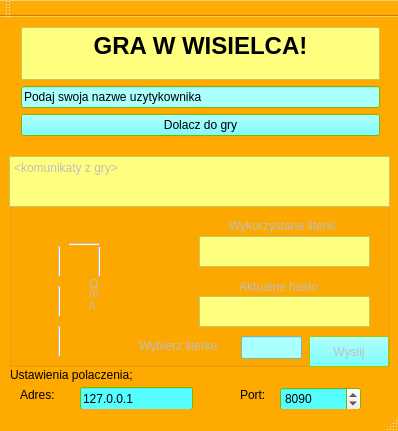
<?xml version="1.0" encoding="UTF-8"?>
<ui version="4.0">
 <class>MainWindow</class>
 <widget class="QMainWindow" name="MainWindow">
  <property name="geometry">
   <rect>
    <x>0</x>
    <y>0</y>
    <width>398</width>
    <height>431</height>
   </rect>
  </property>
  <property name="palette">
   <palette>
    <active>
     <colorrole role="Base">
      <brush brushstyle="SolidPattern">
       <color alpha="255">
        <red>255</red>
        <green>255</green>
        <blue>255</blue>
       </color>
      </brush>
     </colorrole>
     <colorrole role="Window">
      <brush brushstyle="SolidPattern">
       <color alpha="255">
        <red>255</red>
        <green>170</green>
        <blue>0</blue>
       </color>
      </brush>
     </colorrole>
    </active>
    <inactive>
     <colorrole role="Base">
      <brush brushstyle="SolidPattern">
       <color alpha="255">
        <red>255</red>
        <green>255</green>
        <blue>255</blue>
       </color>
      </brush>
     </colorrole>
     <colorrole role="Window">
      <brush brushstyle="SolidPattern">
       <color alpha="255">
        <red>255</red>
        <green>170</green>
        <blue>0</blue>
       </color>
      </brush>
     </colorrole>
    </inactive>
    <disabled>
     <colorrole role="Base">
      <brush brushstyle="SolidPattern">
       <color alpha="255">
        <red>255</red>
        <green>170</green>
        <blue>0</blue>
       </color>
      </brush>
     </colorrole>
     <colorrole role="Window">
      <brush brushstyle="SolidPattern">
       <color alpha="255">
        <red>255</red>
        <green>170</green>
        <blue>0</blue>
       </color>
      </brush>
     </colorrole>
    </disabled>
   </palette>
  </property>
  <property name="windowTitle">
   <string>MainWindow</string>
  </property>
  <widget class="QWidget" name="centralWidget">
   <property name="palette">
    <palette>
     <active>
      <colorrole role="Base">
       <brush brushstyle="SolidPattern">
        <color alpha="255">
         <red>255</red>
         <green>255</green>
         <blue>255</blue>
        </color>
       </brush>
      </colorrole>
      <colorrole role="Window">
       <brush brushstyle="SolidPattern">
        <color alpha="255">
         <red>170</red>
         <green>255</green>
         <blue>0</blue>
        </color>
       </brush>
      </colorrole>
     </active>
     <inactive>
      <colorrole role="Base">
       <brush brushstyle="SolidPattern">
        <color alpha="255">
         <red>255</red>
         <green>255</green>
         <blue>255</blue>
        </color>
       </brush>
      </colorrole>
      <colorrole role="Window">
       <brush brushstyle="SolidPattern">
        <color alpha="255">
         <red>170</red>
         <green>255</green>
         <blue>0</blue>
        </color>
       </brush>
      </colorrole>
     </inactive>
     <disabled>
      <colorrole role="Base">
       <brush brushstyle="SolidPattern">
        <color alpha="255">
         <red>170</red>
         <green>255</green>
         <blue>0</blue>
        </color>
       </brush>
      </colorrole>
      <colorrole role="Window">
       <brush brushstyle="SolidPattern">
        <color alpha="255">
         <red>170</red>
         <green>255</green>
         <blue>0</blue>
        </color>
       </brush>
      </colorrole>
     </disabled>
    </palette>
   </property>
   <widget class="QWidget" name="gridLayoutWidget_2">
    <property name="geometry">
     <rect>
      <x>10</x>
      <y>-1</y>
      <width>381</width>
      <height>131</height>
     </rect>
    </property>
    <layout class="QGridLayout" name="gridLayout_2">
     <item row="1" column="0">
      <widget class="QLineEdit" name="lineEdit">
       <property name="palette">
        <palette>
         <active>
          <colorrole role="WindowText">
           <brush brushstyle="SolidPattern">
            <color alpha="255">
             <red>0</red>
             <green>0</green>
             <blue>255</blue>
            </color>
           </brush>
          </colorrole>
          <colorrole role="Base">
           <brush brushstyle="SolidPattern">
            <color alpha="255">
             <red>170</red>
             <green>255</green>
             <blue>255</blue>
            </color>
           </brush>
          </colorrole>
         </active>
         <inactive>
          <colorrole role="WindowText">
           <brush brushstyle="SolidPattern">
            <color alpha="255">
             <red>0</red>
             <green>0</green>
             <blue>255</blue>
            </color>
           </brush>
          </colorrole>
          <colorrole role="Base">
           <brush brushstyle="SolidPattern">
            <color alpha="255">
             <red>170</red>
             <green>255</green>
             <blue>255</blue>
            </color>
           </brush>
          </colorrole>
         </inactive>
         <disabled>
          <colorrole role="WindowText">
           <brush brushstyle="SolidPattern">
            <color alpha="255">
             <red>190</red>
             <green>190</green>
             <blue>190</blue>
            </color>
           </brush>
          </colorrole>
          <colorrole role="Base">
           <brush brushstyle="SolidPattern">
            <color alpha="255">
             <red>170</red>
             <green>255</green>
             <blue>0</blue>
            </color>
           </brush>
          </colorrole>
         </disabled>
        </palette>
       </property>
       <property name="text">
        <string>Podaj swoja nazwe uzytykownika</string>
       </property>
      </widget>
     </item>
     <item row="2" column="0">
      <widget class="QPushButton" name="dolaczButton">
       <property name="palette">
        <palette>
         <active>
          <colorrole role="Button">
           <brush brushstyle="SolidPattern">
            <color alpha="255">
             <red>85</red>
             <green>255</green>
             <blue>255</blue>
            </color>
           </brush>
          </colorrole>
         </active>
         <inactive>
          <colorrole role="Button">
           <brush brushstyle="SolidPattern">
            <color alpha="255">
             <red>85</red>
             <green>255</green>
             <blue>255</blue>
            </color>
           </brush>
          </colorrole>
         </inactive>
         <disabled>
          <colorrole role="Button">
           <brush brushstyle="SolidPattern">
            <color alpha="255">
             <red>85</red>
             <green>255</green>
             <blue>255</blue>
            </color>
           </brush>
          </colorrole>
         </disabled>
        </palette>
       </property>
       <property name="text">
        <string>Dolacz do gry</string>
       </property>
      </widget>
     </item>
     <item row="0" column="0">
      <widget class="QTextBrowser" name="textBrowser">
       <property name="palette">
        <palette>
         <active>
          <colorrole role="Base">
           <brush brushstyle="SolidPattern">
            <color alpha="255">
             <red>255</red>
             <green>255</green>
             <blue>127</blue>
            </color>
           </brush>
          </colorrole>
          <colorrole role="Window">
           <brush brushstyle="SolidPattern">
            <color alpha="255">
             <red>255</red>
             <green>255</green>
             <blue>127</blue>
            </color>
           </brush>
          </colorrole>
         </active>
         <inactive>
          <colorrole role="Base">
           <brush brushstyle="SolidPattern">
            <color alpha="255">
             <red>255</red>
             <green>255</green>
             <blue>127</blue>
            </color>
           </brush>
          </colorrole>
          <colorrole role="Window">
           <brush brushstyle="SolidPattern">
            <color alpha="255">
             <red>255</red>
             <green>255</green>
             <blue>127</blue>
            </color>
           </brush>
          </colorrole>
         </inactive>
         <disabled>
          <colorrole role="Base">
           <brush brushstyle="SolidPattern">
            <color alpha="255">
             <red>255</red>
             <green>255</green>
             <blue>127</blue>
            </color>
           </brush>
          </colorrole>
          <colorrole role="Window">
           <brush brushstyle="SolidPattern">
            <color alpha="255">
             <red>255</red>
             <green>255</green>
             <blue>127</blue>
            </color>
           </brush>
          </colorrole>
         </disabled>
        </palette>
       </property>
       <property name="html">
        <string>&lt;!DOCTYPE HTML PUBLIC &quot;-//W3C//DTD HTML 4.0//EN&quot; &quot;http://www.w3.org/TR/REC-html40/strict.dtd&quot;&gt;
&lt;html&gt;&lt;head&gt;&lt;meta name=&quot;qrichtext&quot; content=&quot;1&quot; /&gt;&lt;style type=&quot;text/css&quot;&gt;
p, li { white-space: pre-wrap; }
&lt;/style&gt;&lt;/head&gt;&lt;body style=&quot; font-family:'Sans Serif'; font-size:9pt; font-weight:400; font-style:normal;&quot;&gt;
&lt;p align=&quot;center&quot; style=&quot; margin-top:0px; margin-bottom:0px; margin-left:0px; margin-right:0px; -qt-block-indent:0; text-indent:0px;&quot;&gt;&lt;span style=&quot; font-size:18pt; font-weight:600; color:#000000;&quot;&gt;GRA W WISIELCA!&lt;/span&gt;&lt;/p&gt;&lt;/body&gt;&lt;/html&gt;</string>
       </property>
      </widget>
     </item>
    </layout>
   </widget>
   <widget class="QGroupBox" name="groupBox">
    <property name="enabled">
     <bool>false</bool>
    </property>
    <property name="geometry">
     <rect>
      <x>9</x>
      <y>139</y>
      <width>381</width>
      <height>211</height>
     </rect>
    </property>
    <property name="title">
     <string>GroupBox</string>
    </property>
    <widget class="QTextBrowser" name="textBrowser_2">
     <property name="geometry">
      <rect>
       <x>0</x>
       <y>0</y>
       <width>381</width>
       <height>51</height>
      </rect>
     </property>
     <property name="palette">
      <palette>
       <active>
        <colorrole role="Base">
         <brush brushstyle="SolidPattern">
          <color alpha="255">
           <red>255</red>
           <green>255</green>
           <blue>255</blue>
          </color>
         </brush>
        </colorrole>
        <colorrole role="Window">
         <brush brushstyle="SolidPattern">
          <color alpha="255">
           <red>255</red>
           <green>255</green>
           <blue>127</blue>
          </color>
         </brush>
        </colorrole>
       </active>
       <inactive>
        <colorrole role="Base">
         <brush brushstyle="SolidPattern">
          <color alpha="255">
           <red>255</red>
           <green>255</green>
           <blue>255</blue>
          </color>
         </brush>
        </colorrole>
        <colorrole role="Window">
         <brush brushstyle="SolidPattern">
          <color alpha="255">
           <red>255</red>
           <green>255</green>
           <blue>127</blue>
          </color>
         </brush>
        </colorrole>
       </inactive>
       <disabled>
        <colorrole role="Base">
         <brush brushstyle="SolidPattern">
          <color alpha="255">
           <red>255</red>
           <green>255</green>
           <blue>127</blue>
          </color>
         </brush>
        </colorrole>
        <colorrole role="Window">
         <brush brushstyle="SolidPattern">
          <color alpha="255">
           <red>255</red>
           <green>255</green>
           <blue>127</blue>
          </color>
         </brush>
        </colorrole>
       </disabled>
      </palette>
     </property>
     <property name="html">
      <string>&lt;!DOCTYPE HTML PUBLIC &quot;-//W3C//DTD HTML 4.0//EN&quot; &quot;http://www.w3.org/TR/REC-html40/strict.dtd&quot;&gt;
&lt;html&gt;&lt;head&gt;&lt;meta name=&quot;qrichtext&quot; content=&quot;1&quot; /&gt;&lt;style type=&quot;text/css&quot;&gt;
p, li { white-space: pre-wrap; }
&lt;/style&gt;&lt;/head&gt;&lt;body style=&quot; font-family:'Sans Serif'; font-size:9pt; font-weight:400; font-style:normal;&quot;&gt;
&lt;p style=&quot; margin-top:0px; margin-bottom:0px; margin-left:0px; margin-right:0px; -qt-block-indent:0; text-indent:0px;&quot;&gt;&amp;lt;komunikaty z gry&amp;gt;&lt;/p&gt;&lt;/body&gt;&lt;/html&gt;</string>
     </property>
    </widget>
    <widget class="QPushButton" name="pushButton_2">
     <property name="geometry">
      <rect>
       <x>300</x>
       <y>180</y>
       <width>80</width>
       <height>31</height>
      </rect>
     </property>
     <property name="palette">
      <palette>
       <active>
        <colorrole role="Button">
         <brush brushstyle="SolidPattern">
          <color alpha="255">
           <red>85</red>
           <green>255</green>
           <blue>255</blue>
          </color>
         </brush>
        </colorrole>
       </active>
       <inactive>
        <colorrole role="Button">
         <brush brushstyle="SolidPattern">
          <color alpha="255">
           <red>85</red>
           <green>255</green>
           <blue>255</blue>
          </color>
         </brush>
        </colorrole>
       </inactive>
       <disabled>
        <colorrole role="Button">
         <brush brushstyle="SolidPattern">
          <color alpha="255">
           <red>85</red>
           <green>255</green>
           <blue>255</blue>
          </color>
         </brush>
        </colorrole>
       </disabled>
      </palette>
     </property>
     <property name="text">
      <string>Wyslij</string>
     </property>
    </widget>
    <widget class="Line" name="z1">
     <property name="geometry">
      <rect>
       <x>40</x>
       <y>170</y>
       <width>20</width>
       <height>31</height>
      </rect>
     </property>
     <property name="orientation">
      <enum>Qt::Vertical</enum>
     </property>
    </widget>
    <widget class="Line" name="z2">
     <property name="geometry">
      <rect>
       <x>40</x>
       <y>130</y>
       <width>20</width>
       <height>31</height>
      </rect>
     </property>
     <property name="orientation">
      <enum>Qt::Vertical</enum>
     </property>
    </widget>
    <widget class="Line" name="z3">
     <property name="geometry">
      <rect>
       <x>40</x>
       <y>90</y>
       <width>20</width>
       <height>31</height>
      </rect>
     </property>
     <property name="orientation">
      <enum>Qt::Vertical</enum>
     </property>
    </widget>
    <widget class="Line" name="z4">
     <property name="geometry">
      <rect>
       <x>60</x>
       <y>80</y>
       <width>31</width>
       <height>16</height>
      </rect>
     </property>
     <property name="orientation">
      <enum>Qt::Horizontal</enum>
     </property>
    </widget>
    <widget class="Line" name="z5">
     <property name="geometry">
      <rect>
       <x>80</x>
       <y>90</y>
       <width>20</width>
       <height>31</height>
      </rect>
     </property>
     <property name="orientation">
      <enum>Qt::Vertical</enum>
     </property>
    </widget>
    <widget class="QLabel" name="z6">
     <property name="geometry">
      <rect>
       <x>80</x>
       <y>120</y>
       <width>20</width>
       <height>16</height>
      </rect>
     </property>
     <property name="text">
      <string>O</string>
     </property>
    </widget>
    <widget class="QLabel" name="z7">
     <property name="geometry">
      <rect>
       <x>80</x>
       <y>130</y>
       <width>59</width>
       <height>16</height>
      </rect>
     </property>
     <property name="text">
      <string>/I\</string>
     </property>
    </widget>
    <widget class="QLabel" name="z8">
     <property name="geometry">
      <rect>
       <x>80</x>
       <y>140</y>
       <width>16</width>
       <height>20</height>
      </rect>
     </property>
     <property name="text">
      <string>/\</string>
     </property>
    </widget>
    <widget class="QTextBrowser" name="textBrowser_3">
     <property name="geometry">
      <rect>
       <x>190</x>
       <y>140</y>
       <width>171</width>
       <height>31</height>
      </rect>
     </property>
     <property name="palette">
      <palette>
       <active>
        <colorrole role="Base">
         <brush brushstyle="SolidPattern">
          <color alpha="255">
           <red>255</red>
           <green>255</green>
           <blue>127</blue>
          </color>
         </brush>
        </colorrole>
        <colorrole role="Window">
         <brush brushstyle="SolidPattern">
          <color alpha="255">
           <red>255</red>
           <green>255</green>
           <blue>127</blue>
          </color>
         </brush>
        </colorrole>
       </active>
       <inactive>
        <colorrole role="Base">
         <brush brushstyle="SolidPattern">
          <color alpha="255">
           <red>255</red>
           <green>255</green>
           <blue>127</blue>
          </color>
         </brush>
        </colorrole>
        <colorrole role="Window">
         <brush brushstyle="SolidPattern">
          <color alpha="255">
           <red>255</red>
           <green>255</green>
           <blue>127</blue>
          </color>
         </brush>
        </colorrole>
       </inactive>
       <disabled>
        <colorrole role="Base">
         <brush brushstyle="SolidPattern">
          <color alpha="255">
           <red>255</red>
           <green>255</green>
           <blue>127</blue>
          </color>
         </brush>
        </colorrole>
        <colorrole role="Window">
         <brush brushstyle="SolidPattern">
          <color alpha="255">
           <red>255</red>
           <green>255</green>
           <blue>127</blue>
          </color>
         </brush>
        </colorrole>
       </disabled>
      </palette>
     </property>
    </widget>
    <widget class="QLineEdit" name="lineEdit_2">
     <property name="geometry">
      <rect>
       <x>232</x>
       <y>180</y>
       <width>61</width>
       <height>23</height>
      </rect>
     </property>
     <property name="palette">
      <palette>
       <active>
        <colorrole role="Base">
         <brush brushstyle="SolidPattern">
          <color alpha="255">
           <red>255</red>
           <green>255</green>
           <blue>255</blue>
          </color>
         </brush>
        </colorrole>
        <colorrole role="Window">
         <brush brushstyle="SolidPattern">
          <color alpha="255">
           <red>170</red>
           <green>255</green>
           <blue>255</blue>
          </color>
         </brush>
        </colorrole>
       </active>
       <inactive>
        <colorrole role="Base">
         <brush brushstyle="SolidPattern">
          <color alpha="255">
           <red>255</red>
           <green>255</green>
           <blue>255</blue>
          </color>
         </brush>
        </colorrole>
        <colorrole role="Window">
         <brush brushstyle="SolidPattern">
          <color alpha="255">
           <red>170</red>
           <green>255</green>
           <blue>255</blue>
          </color>
         </brush>
        </colorrole>
       </inactive>
       <disabled>
        <colorrole role="Base">
         <brush brushstyle="SolidPattern">
          <color alpha="255">
           <red>170</red>
           <green>255</green>
           <blue>255</blue>
          </color>
         </brush>
        </colorrole>
        <colorrole role="Window">
         <brush brushstyle="SolidPattern">
          <color alpha="255">
           <red>170</red>
           <green>255</green>
           <blue>255</blue>
          </color>
         </brush>
        </colorrole>
       </disabled>
      </palette>
     </property>
    </widget>
    <widget class="QTextBrowser" name="textBrowser_4">
     <property name="geometry">
      <rect>
       <x>190</x>
       <y>80</y>
       <width>171</width>
       <height>31</height>
      </rect>
     </property>
     <property name="palette">
      <palette>
       <active>
        <colorrole role="Base">
         <brush brushstyle="SolidPattern">
          <color alpha="255">
           <red>255</red>
           <green>255</green>
           <blue>127</blue>
          </color>
         </brush>
        </colorrole>
        <colorrole role="Window">
         <brush brushstyle="SolidPattern">
          <color alpha="255">
           <red>255</red>
           <green>255</green>
           <blue>127</blue>
          </color>
         </brush>
        </colorrole>
       </active>
       <inactive>
        <colorrole role="Base">
         <brush brushstyle="SolidPattern">
          <color alpha="255">
           <red>255</red>
           <green>255</green>
           <blue>127</blue>
          </color>
         </brush>
        </colorrole>
        <colorrole role="Window">
         <brush brushstyle="SolidPattern">
          <color alpha="255">
           <red>255</red>
           <green>255</green>
           <blue>127</blue>
          </color>
         </brush>
        </colorrole>
       </inactive>
       <disabled>
        <colorrole role="Base">
         <brush brushstyle="SolidPattern">
          <color alpha="255">
           <red>255</red>
           <green>255</green>
           <blue>127</blue>
          </color>
         </brush>
        </colorrole>
        <colorrole role="Window">
         <brush brushstyle="SolidPattern">
          <color alpha="255">
           <red>255</red>
           <green>255</green>
           <blue>127</blue>
          </color>
         </brush>
        </colorrole>
       </disabled>
      </palette>
     </property>
    </widget>
    <widget class="QLabel" name="label">
     <property name="geometry">
      <rect>
       <x>230</x>
       <y>120</y>
       <width>91</width>
       <height>21</height>
      </rect>
     </property>
     <property name="text">
      <string>Aktualne haslo</string>
     </property>
    </widget>
    <widget class="QLabel" name="label_2">
     <property name="geometry">
      <rect>
       <x>220</x>
       <y>60</y>
       <width>131</width>
       <height>20</height>
      </rect>
     </property>
     <property name="text">
      <string>Wykorzystane literki</string>
     </property>
    </widget>
    <widget class="QLabel" name="label_3">
     <property name="geometry">
      <rect>
       <x>130</x>
       <y>180</y>
       <width>101</width>
       <height>20</height>
      </rect>
     </property>
     <property name="text">
      <string>Wybierz literke</string>
     </property>
    </widget>
   </widget>
   <widget class="QLabel" name="label_4">
    <property name="geometry">
     <rect>
      <x>10</x>
      <y>350</y>
      <width>141</width>
      <height>16</height>
     </rect>
    </property>
    <property name="text">
     <string>Ustawienia polaczenia;</string>
    </property>
   </widget>
   <widget class="QLineEdit" name="lineEdit_3">
    <property name="geometry">
     <rect>
      <x>80</x>
      <y>370</y>
      <width>113</width>
      <height>23</height>
     </rect>
    </property>
    <property name="palette">
     <palette>
      <active>
       <colorrole role="Base">
        <brush brushstyle="SolidPattern">
         <color alpha="255">
          <red>85</red>
          <green>255</green>
          <blue>255</blue>
         </color>
        </brush>
       </colorrole>
      </active>
      <inactive>
       <colorrole role="Base">
        <brush brushstyle="SolidPattern">
         <color alpha="255">
          <red>85</red>
          <green>255</green>
          <blue>255</blue>
         </color>
        </brush>
       </colorrole>
      </inactive>
      <disabled>
       <colorrole role="Base">
        <brush brushstyle="SolidPattern">
         <color alpha="255">
          <red>170</red>
          <green>255</green>
          <blue>0</blue>
         </color>
        </brush>
       </colorrole>
      </disabled>
     </palette>
    </property>
    <property name="text">
     <string>127.0.0.1</string>
    </property>
   </widget>
   <widget class="QLabel" name="label_5">
    <property name="geometry">
     <rect>
      <x>20</x>
      <y>370</y>
      <width>51</width>
      <height>16</height>
     </rect>
    </property>
    <property name="text">
     <string>Adres:</string>
    </property>
   </widget>
   <widget class="QLabel" name="label_6">
    <property name="geometry">
     <rect>
      <x>240</x>
      <y>370</y>
      <width>31</width>
      <height>16</height>
     </rect>
    </property>
    <property name="text">
     <string>Port:</string>
    </property>
   </widget>
   <widget class="QSpinBox" name="spinBox">
    <property name="geometry">
     <rect>
      <x>280</x>
      <y>370</y>
      <width>81</width>
      <height>24</height>
     </rect>
    </property>
    <property name="palette">
     <palette>
      <active>
       <colorrole role="Base">
        <brush brushstyle="SolidPattern">
         <color alpha="255">
          <red>85</red>
          <green>255</green>
          <blue>255</blue>
         </color>
        </brush>
       </colorrole>
      </active>
      <inactive>
       <colorrole role="Base">
        <brush brushstyle="SolidPattern">
         <color alpha="255">
          <red>85</red>
          <green>255</green>
          <blue>255</blue>
         </color>
        </brush>
       </colorrole>
      </inactive>
      <disabled>
       <colorrole role="Base">
        <brush brushstyle="SolidPattern">
         <color alpha="255">
          <red>170</red>
          <green>255</green>
          <blue>0</blue>
         </color>
        </brush>
       </colorrole>
      </disabled>
     </palette>
    </property>
    <property name="maximum">
     <number>100000</number>
    </property>
    <property name="value">
     <number>8090</number>
    </property>
   </widget>
  </widget>
  <widget class="QMenuBar" name="menuBar">
   <property name="geometry">
    <rect>
     <x>0</x>
     <y>0</y>
     <width>398</width>
     <height>20</height>
    </rect>
   </property>
  </widget>
  <widget class="QToolBar" name="mainToolBar">
   <attribute name="toolBarArea">
    <enum>TopToolBarArea</enum>
   </attribute>
   <attribute name="toolBarBreak">
    <bool>false</bool>
   </attribute>
  </widget>
  <widget class="QStatusBar" name="statusBar"/>
 </widget>
 <layoutdefault spacing="6" margin="11"/>
 <resources/>
 <connections/>
</ui>
